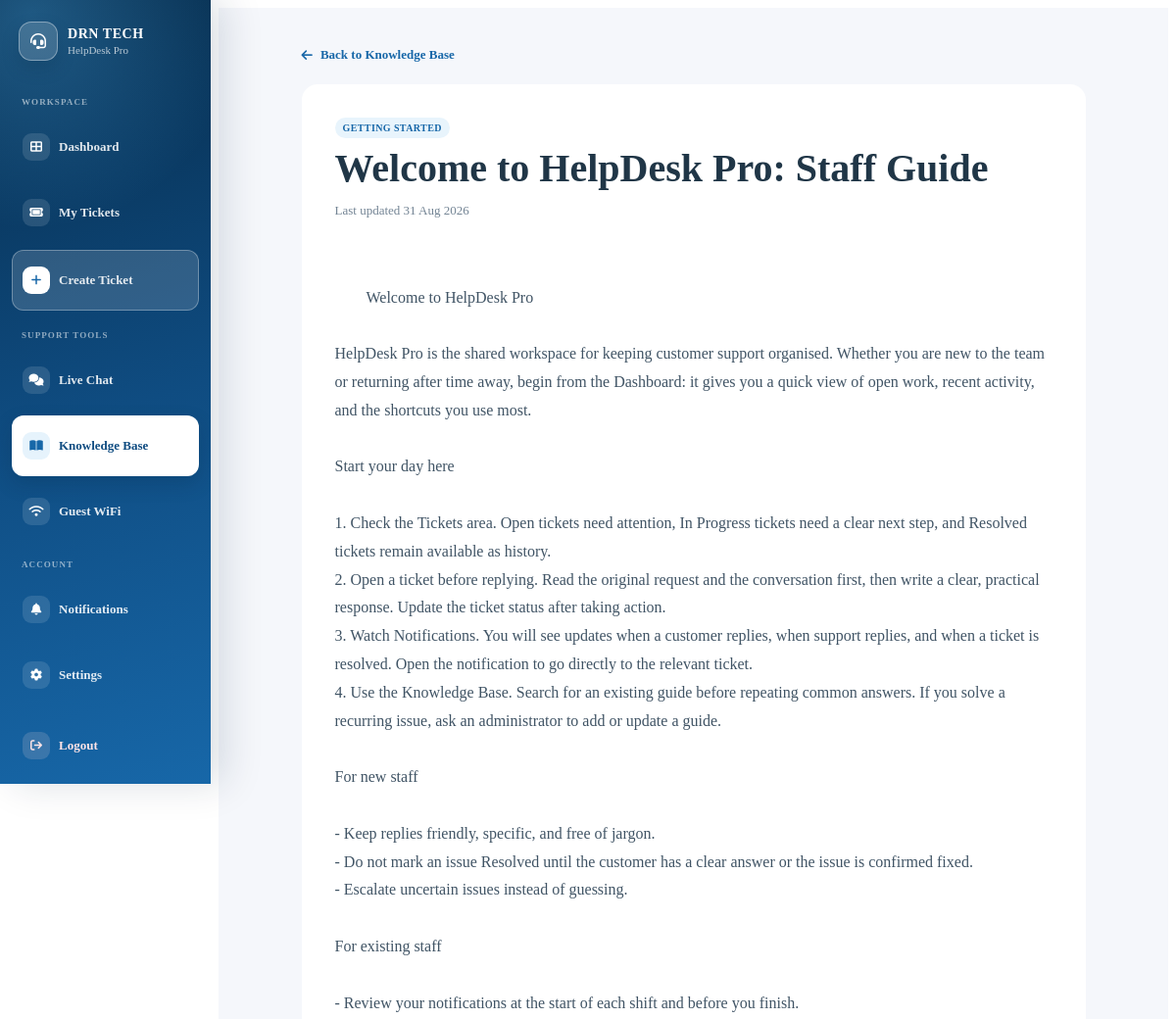
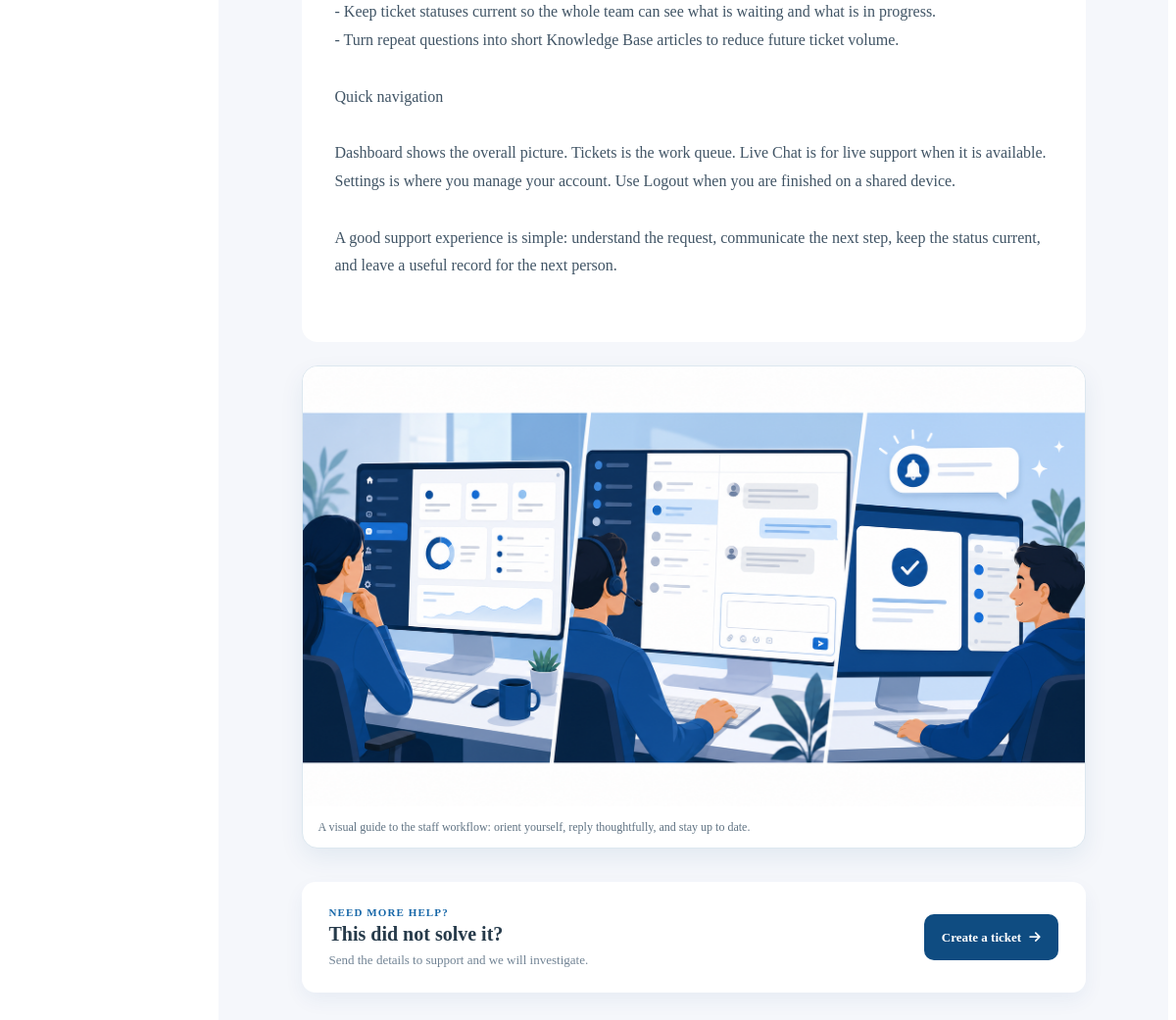
Screenshot of /knowledge/1 (signed in) with the database file from the repository (2 pictures, top to bottom).
### app.py (models this page shows, shortened)
class KnowledgeArticle(db.Model):
    id = db.Column(
        db.Integer,
        primary_key=True,
    )
    title = db.Column(
        db.String(200),
        nullable=False,
    )
    category = db.Column(
        db.String(100),
        nullable=False,
        default="General",
    )
    content = db.Column(
        db.Text,
        nullable=False,
    )
    is_published = db.Column(
        db.Boolean,
        default=False,
        nullable=False,
    )
    created_at = db.Column(
        db.DateTime,
        default=datetime.utcnow,
        nullable=False,
    )
    updated_at = db.Column(
        db.DateTime,
        default=datetime.utcnow,
        onupdate=datetime.utcnow,
        nullable=False,
    )
    author_id = db.Column(
        db.Integer,
        db.ForeignKey("user.id"),
        nullable=False,
    )
    author = db.relationship(
        "User",
        backref=db.backref(
            "knowledge_articles",
            lazy=True,
        ),
    )

class KnowledgeArticleImage(db.Model):
    id = db.Column(
        db.Integer,
        primary_key=True,
    )
    image_path = db.Column(
        db.String(255),
        nullable=False,
    )
    alt_text = db.Column(
        db.String(255),
        nullable=False,
    )
    caption = db.Column(
        db.String(255),
        nullable=True,
    )
    sort_order = db.Column(
        db.Integer,
        nullable=False,
        default=0,
    )
    article_id = db.Column(
        db.Integer,
        db.ForeignKey("knowledge_article.id"),
        nullable=False,
    )
    article = db.relationship(
        "KnowledgeArticle",
        backref=db.backref(
            "images",
            lazy=True,
            cascade="all, delete-orphan",
        ),
    )

### app.py (the view)
@app.route("/knowledge/<int:article_id>")
@login_required
def knowledge_article(article_id):
    article = KnowledgeArticle.query.filter_by(
        id=article_id,
        is_published=True,
    ).first_or_404()
    return render_template(
        "knowledge_article.html",
        article=article,
    )

### app.py (called while the page is built)
@login_manager.user_loader
def load_user(user_id):
    user = db.session.get(User, int(user_id))
    if not user:
        return None
    if not user.is_active:
        return None
    return user

def get_csrf_token():
    csrf_token = session.get("_csrf_token")
    if not csrf_token:
        csrf_token = token_urlsafe(32)
        session["_csrf_token"] = csrf_token
    return csrf_token

@app.before_request
def protect_post_requests():
    if request.method == "POST":
        validate_csrf_token()

@app.context_processor
def inject_notification_count():
    if not current_user.is_authenticated:
        return {
            "csrf_token": get_csrf_token(),
            "unread_notification_count": 0,
        }
    unread_notification_count = Notification.query.filter_by(
        recipient_id=current_user.id,
        is_read=False,
    ).count()
    return {
        "csrf_token": get_csrf_token(),
        "unread_notification_count": unread_notification_count,
    }

### templates/knowledge_article.html (shortened to what this page needs)
{% extends "base.html" %}
{% block content %}
<article class="knowledge-article-page">
    <a href="{{ url_for('knowledge') }}" class="knowledge-back-link">
        <i class="fa-solid fa-arrow-left" aria-hidden="true"></i>
        Back to Knowledge Base
    </a>
    <header class="knowledge-article-header">
        <span class="knowledge-category">{{ article.category }}</span>
        <h1>{{ article.title }}</h1>
        <p>Last updated {{ article.updated_at.strftime("%d %b %Y") }}</p>
    </header>
    <div class="knowledge-article-body">
        {{ article.content }}
    </div>
    {% if article.images %}
        <div class="knowledge-article-visuals">
            {% for image in article.images|sort(attribute='sort_order') %}
                <figure class="knowledge-article-visual">
                    <img
                        src="{{ url_for('static', filename=image.image_path) }}"
                        alt="{{ image.alt_text }}"
                    >
                    {% if image.caption %}
                        <figcaption>{{ image.caption }}</figcaption>
                    {% endif %}
                </figure>
            {% endfor %}
        </div>
    {% endif %}
    <footer class="knowledge-article-footer">
        <div>
            <span class="knowledge-eyebrow">Need more help?</span>
            <h2>This did not solve it?</h2>
            <p>Send the details to support and we will investigate.</p>
        </div>
        <a href="{{ url_for('create_ticket') }}" class="knowledge-cta-button">
            Create a ticket
            <i class="fa-solid fa-arrow-right" aria-hidden="true"></i>
        </a>
    </footer>
</article>
{% endblock %}

### static/css/dashboard.css (style rules this page uses)
.knowledge-page, .knowledge-article-page { width: min(100%, 1050px); margin: 0 auto; }
.knowledge-eyebrow { display: block; color: #1767A8; font-size: 11px; font-weight: 800; letter-spacing: 0.1em; text-transform: uppercase; }
.knowledge-hero h1, .knowledge-article-header h1 { margin: 9px 0 0; font-size: clamp(28px, 4vw, 40px); line-height: 1.12; }
.knowledge-search-form button, .knowledge-cta-button { display: inline-flex; align-items: center; justify-content: center; gap: 8px; min-height: 47px; padding: 0 18px; border: 0; border-radius: 10px; background: #ffffff; color: #0F4C81; font: inherit; font-size: 13px; font-weight: 750; text-decoration: none; cursor: pointer; transition: transform 0.2s ease, box-shadow 0.2s ease; }
.knowledge-clear-filter, .knowledge-back-link, .knowledge-cancel-link { color: #1767A8; font-size: 13px; font-weight: 700; text-decoration: none; }
.knowledge-category { display: inline-flex; align-self: flex-start; padding: 5px 8px; border-radius: 999px; background: #e8f4fc; color: #1767A8; font-size: 10px; font-weight: 800; letter-spacing: 0.04em; text-transform: uppercase; }
.knowledge-support-cta, .knowledge-article-footer { display: flex; align-items: center; justify-content: space-between; gap: 22px; margin-top: 34px; padding: 25px 28px; border-radius: 14px; background: #ffffff; box-shadow: 0 8px 20px rgba(15, 76, 129, 0.06); }
.knowledge-support-cta h2, .knowledge-article-footer h2 { margin: 5px 0 0; color: #263a4a; font-size: 20px; }
.knowledge-support-cta p, .knowledge-article-footer p { margin: 7px 0 0; color: #718394; font-size: 13px; }
.knowledge-support-cta .knowledge-cta-button, .knowledge-article-footer .knowledge-cta-button { flex: 0 0 auto; background: #0F4C81; color: #ffffff; }
.knowledge-article-page { max-width: 800px; }
.knowledge-back-link { display: inline-flex; align-items: center; gap: 8px; margin-bottom: 22px; }
.knowledge-article-header { padding: 34px; border-radius: 16px 16px 0 0; background: #ffffff; }
.knowledge-article-header h1 { color: #203647; }
.knowledge-article-header p { margin: 12px 0 0; color: #738494; font-size: 13px; }
.knowledge-article-body { padding: 4px 34px 34px; border-radius: 0 0 16px 16px; background: #ffffff; color: #405465; line-height: 1.8; white-space: pre-wrap; }
.knowledge-article-visuals { margin-top: 24px; }
.knowledge-article-visual { margin: 0; overflow: hidden; border: 1px solid #dce7ef; border-radius: 16px; background: #ffffff; box-shadow: 0 10px 24px rgba(15, 76, 129, 0.08); }
.knowledge-article-visual img { display: block; width: 100%; height: auto; }
.knowledge-article-visual figcaption { padding: 12px 16px; color: #607383; font-size: 12px; line-height: 1.5; }

### rows the page displays
KnowledgeArticle: category "GETTING STARTED", title "Welcome to HelpDesk Pro: Staff Guide", updated_at "31 Aug 2026", content "Welcome to HelpDesk Pro HelpDesk Pro is the shared workspace for keeping customer support organised. Whether you are new to the team or returning after time away, begin from the Dashboard: it gives you a quick view of open work, recent activity, and the shortcuts you use most. Start your day here 1. Check the Tickets area. Open tickets need attention, In Progress tickets need a clear next step, and Resolved tickets remain available as history. 2. Open a ticket before replying. Read the original request and the conversation first, then write a clear, practical response. Update the ticket status after taking action. 3. Watch Notifications. You will see updates when a customer replies, when…"
KnowledgeArticleImage: image_path (picture), caption "A visual guide to the staff workflow: orient yourself, reply thoughtfully, and stay up to date."
